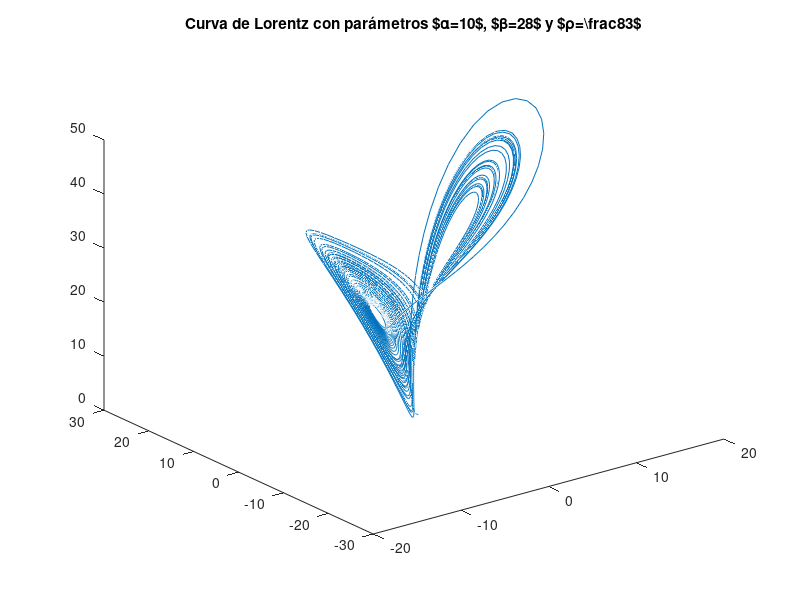
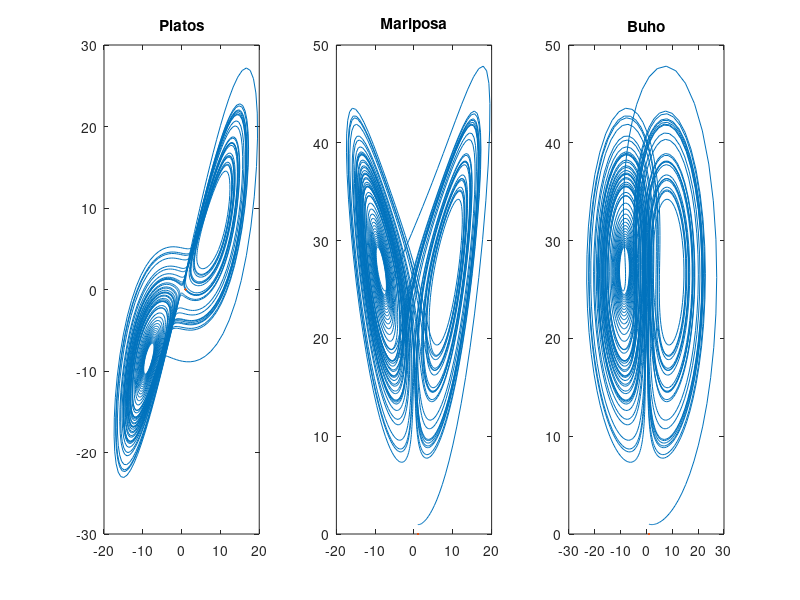

MATLAB code to generate these figures, in order:
%%%%%%%%%%%%%%%%%%%%%%%%%%%%%%%%%%%%%%%%%%%%%%%%%%%%%%%%%%%%%%%
%%%%%%%%%%%%%%%%%%%%%%%%%%%%%%%%%%%%%%%%%%%%%%%%%%%%%%%%%%%%%%%
%  Vamos a resolver la ecuacion de Lorentz usando el comando 
%  lsode (es un equivalente a ode45 de Matlab) para diferentes
%  parametros y perturbaciones de estos.
%%%%%%%%%%%%%%%%%%%%%%%%%%%%%%%%%%%%%%%%%%%%%%%%%%%%%%%%%%%%%%%
%%%%%%%%%%%%%%%%%%%%%%%%%%%%%%%%%%%%%%%%%%%%%%%%%%%%%%%%%%%%%%%


% Condiciones iniciales
% x0=[1;1;1];
% Valor de los parametros
% a=10;b=28;c=8/3;

x=0;
function xdot=func(x,t)
a=10;b=28;c=8/3;
xdot(1,1)=a*(x(2)-x(1));
xdot(2,1)=x(1)*(b-x(3))-x(2);
xdot(3,1)=x(1)*x(2)-c*x(3);
end

% Dibujamos la solución

x0=[1;1;1];
t=linspace(0,50,5000);
tic;x=lsode("func",x0,t);toc
plot3(x(:,1),x(:,2),x(:,3))
title('Curva de Lorentz con parámetros $\alpha=10$, $\beta=28$ y $\rho=\frac{8}{3}$')
print('CurvaLorentz','-dpdflatex') % crear código latex para edición revista

% Dibujamos proyecciones en cada plano

figure
subplot(1,3,1)
plot(x(:,1),x(:,2),0.000001)
title('Platos')

subplot(1,3,2)
plot(x(:,1),x(:,3),0.000001)
title('Mariposa')
subplot(1,3,3)
plot(x(:,2),x(:,3),0.000001)
title('Buho')
print('Proyecciones','-dpdflatex')
